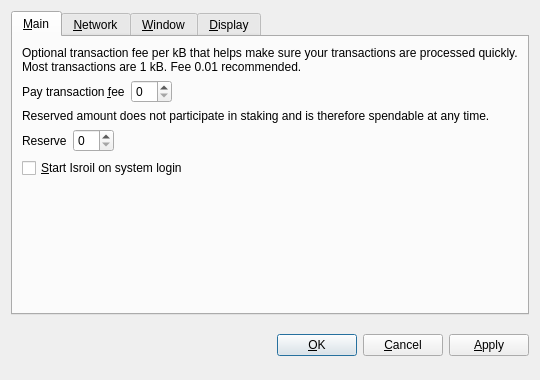
<?xml version="1.0" encoding="UTF-8"?>
<ui version="4.0">
 <class>OptionsDialog</class>
 <widget class="QDialog" name="OptionsDialog">
  <property name="geometry">
   <rect>
    <x>0</x>
    <y>0</y>
    <width>540</width>
    <height>380</height>
   </rect>
  </property>
  <property name="windowTitle">
   <string>Options</string>
  </property>
  <property name="modal">
   <bool>true</bool>
  </property>
  <layout class="QVBoxLayout" name="verticalLayout">
   <item>
    <widget class="QTabWidget" name="tabWidget">
     <property name="tabPosition">
      <enum>QTabWidget::North</enum>
     </property>
     <property name="currentIndex">
      <number>0</number>
     </property>
     <widget class="QWidget" name="tabMain">
      <attribute name="title">
       <string>&amp;Main</string>
      </attribute>
      <layout class="QVBoxLayout" name="verticalLayout_Main">
       <item>
        <widget class="QLabel" name="transactionFeeInfoLabel">
         <property name="text">
          <string>Optional transaction fee per kB that helps make sure your transactions are processed quickly. Most transactions are 1 kB. Fee 0.01 recommended.</string>
         </property>
         <property name="textFormat">
          <enum>Qt::PlainText</enum>
         </property>
         <property name="wordWrap">
          <bool>true</bool>
         </property>
        </widget>
       </item>
       <item>
        <layout class="QHBoxLayout" name="horizontalLayoutFee">
         <item>
          <widget class="QLabel" name="transactionFeeLabel">
           <property name="text">
            <string>Pay transaction &amp;fee</string>
           </property>
           <property name="textFormat">
            <enum>Qt::PlainText</enum>
           </property>
           <property name="buddy">
            <cstring>transactionFee</cstring>
           </property>
          </widget>
         </item>
         <item>
          <widget class="BitcoinAmountField" name="transactionFee"/>
         </item>
         <item>
          <spacer name="horizontalSpacerFee">
           <property name="orientation">
            <enum>Qt::Horizontal</enum>
           </property>
           <property name="sizeHint" stdset="0">
            <size>
             <width>40</width>
             <height>20</height>
            </size>
           </property>
          </spacer>
         </item>
        </layout>
       </item>
       <item>
        <widget class="QLabel" name="reserveBalanceInfoLabel">
         <property name="text">
          <string>Reserved amount does not participate in staking and is therefore spendable at any time.</string>
         </property>
         <property name="textFormat">
          <enum>Qt::PlainText</enum>
         </property>
         <property name="wordWrap">
          <bool>true</bool>
         </property>
        </widget>
       </item>
       <item>
        <layout class="QHBoxLayout" name="horizontalLayoutReserveBalance">
         <item>
          <widget class="QLabel" name="reserveBalanceLabel">
           <property name="text">
            <string>Reserve</string>
           </property>
           <property name="textFormat">
            <enum>Qt::PlainText</enum>
           </property>
           <property name="buddy">
            <cstring>reserveBalance</cstring>
           </property>
          </widget>
         </item>
         <item>
          <widget class="BitcoinAmountField" name="reserveBalance"/>
         </item>
         <item>
          <spacer name="horizontalSpacerReserveBalance">
           <property name="orientation">
            <enum>Qt::Horizontal</enum>
           </property>
           <property name="sizeHint" stdset="0">
            <size>
             <width>40</width>
             <height>20</height>
            </size>
           </property>
          </spacer>
         </item>
        </layout>
       </item>
       <item>
        <widget class="QCheckBox" name="bitcoinAtStartup">
         <property name="toolTip">
          <string>Automatically start Isroil after logging in to the system.</string>
         </property>
         <property name="text">
          <string>&amp;Start Isroil on system login</string>
         </property>
        </widget>
       </item>
       <item>
        <spacer name="verticalSpacer_Main">
         <property name="orientation">
          <enum>Qt::Vertical</enum>
         </property>
         <property name="sizeHint" stdset="0">
          <size>
           <width>20</width>
           <height>40</height>
          </size>
         </property>
        </spacer>
       </item>
      </layout>
     </widget>
     <widget class="QWidget" name="tabNetwork">
      <attribute name="title">
       <string>&amp;Network</string>
      </attribute>
      <layout class="QVBoxLayout" name="verticalLayout_Network">
       <item>
        <widget class="QCheckBox" name="mapPortUpnp">
         <property name="toolTip">
          <string>Automatically open the Isroil client port on the router. This only works when your router supports UPnP and it is enabled.</string>
         </property>
         <property name="text">
          <string>Map port using &amp;UPnP</string>
         </property>
        </widget>
       </item>
       <item>
        <widget class="QCheckBox" name="connectSocks">
         <property name="toolTip">
          <string>Connect to the Isroil network through a SOCKS proxy (e.g. when connecting through Tor).</string>
         </property>
         <property name="text">
          <string>&amp;Connect through SOCKS proxy:</string>
         </property>
        </widget>
       </item>
       <item>
        <layout class="QHBoxLayout" name="horizontalLayout_Network">
         <item>
          <widget class="QLabel" name="proxyIpLabel">
           <property name="text">
            <string>Proxy &amp;IP:</string>
           </property>
           <property name="textFormat">
            <enum>Qt::PlainText</enum>
           </property>
           <property name="buddy">
            <cstring>proxyIp</cstring>
           </property>
          </widget>
         </item>
         <item>
          <widget class="QValidatedLineEdit" name="proxyIp">
           <property name="maximumSize">
            <size>
             <width>140</width>
             <height>16777215</height>
            </size>
           </property>
           <property name="toolTip">
            <string>IP address of the proxy (e.g. 127.0.0.1)</string>
           </property>
          </widget>
         </item>
         <item>
          <widget class="QLabel" name="proxyPortLabel">
           <property name="text">
            <string>&amp;Port:</string>
           </property>
           <property name="textFormat">
            <enum>Qt::PlainText</enum>
           </property>
           <property name="buddy">
            <cstring>proxyPort</cstring>
           </property>
          </widget>
         </item>
         <item>
          <widget class="QLineEdit" name="proxyPort">
           <property name="maximumSize">
            <size>
             <width>55</width>
             <height>16777215</height>
            </size>
           </property>
           <property name="toolTip">
            <string>Port of the proxy (e.g. 9050)</string>
           </property>
          </widget>
         </item>
         <item>
          <widget class="QLabel" name="socksVersionLabel">
           <property name="text">
            <string>SOCKS &amp;Version:</string>
           </property>
           <property name="textFormat">
            <enum>Qt::PlainText</enum>
           </property>
           <property name="buddy">
            <cstring>socksVersion</cstring>
           </property>
          </widget>
         </item>
         <item>
          <widget class="QValueComboBox" name="socksVersion">
           <property name="toolTip">
            <string>SOCKS version of the proxy (e.g. 5)</string>
           </property>
          </widget>
         </item>
         <item>
          <spacer name="horizontalSpacer_Network">
           <property name="orientation">
            <enum>Qt::Horizontal</enum>
           </property>
           <property name="sizeHint" stdset="0">
            <size>
             <width>40</width>
             <height>20</height>
            </size>
           </property>
          </spacer>
         </item>
        </layout>
       </item>
       <item>
        <spacer name="verticalSpacer_Network">
         <property name="orientation">
          <enum>Qt::Vertical</enum>
         </property>
         <property name="sizeHint" stdset="0">
          <size>
           <width>20</width>
           <height>40</height>
          </size>
         </property>
        </spacer>
       </item>
      </layout>
     </widget>
     <widget class="QWidget" name="tabWindow">
      <attribute name="title">
       <string>&amp;Window</string>
      </attribute>
      <layout class="QVBoxLayout" name="verticalLayout_Window">
       <item>
        <widget class="QCheckBox" name="minimizeToTray">
         <property name="toolTip">
          <string>Show only a tray icon after minimizing the window.</string>
         </property>
         <property name="text">
          <string>&amp;Minimize to the tray instead of the taskbar</string>
         </property>
        </widget>
       </item>
       <item>
        <widget class="QCheckBox" name="minimizeOnClose">
         <property name="toolTip">
          <string>Minimize instead of exit the application when the window is closed. When this option is enabled, the application will be closed only after selecting Quit in the menu.</string>
         </property>
         <property name="text">
          <string>M&amp;inimize on close</string>
         </property>
        </widget>
       </item>
       <item>
        <spacer name="verticalSpacer_Window">
         <property name="orientation">
          <enum>Qt::Vertical</enum>
         </property>
         <property name="sizeHint" stdset="0">
          <size>
           <width>20</width>
           <height>40</height>
          </size>
         </property>
        </spacer>
       </item>
      </layout>
     </widget>
     <widget class="QWidget" name="tabDisplay">
      <attribute name="title">
       <string>&amp;Display</string>
      </attribute>
      <layout class="QVBoxLayout" name="verticalLayout_Display">
       <item>
        <layout class="QHBoxLayout" name="horizontalLayout_1_Display">
         <item>
          <widget class="QLabel" name="langLabel">
           <property name="text">
            <string>User Interface &amp;language:</string>
           </property>
           <property name="textFormat">
            <enum>Qt::PlainText</enum>
           </property>
           <property name="buddy">
            <cstring>lang</cstring>
           </property>
          </widget>
         </item>
         <item>
          <widget class="QValueComboBox" name="lang">
           <property name="toolTip">
            <string>The user interface language can be set here. This setting will take effect after restarting Isroil.</string>
           </property>
          </widget>
         </item>
        </layout>
       </item>
       <item>
        <layout class="QHBoxLayout" name="horizontalLayout_2_Display">
         <item>
          <widget class="QLabel" name="unitLabel">
           <property name="text">
            <string>&amp;Unit to show amounts in:</string>
           </property>
           <property name="textFormat">
            <enum>Qt::PlainText</enum>
           </property>
           <property name="buddy">
            <cstring>unit</cstring>
           </property>
          </widget>
         </item>
         <item>
          <widget class="QValueComboBox" name="unit">
           <property name="toolTip">
            <string>Choose the default subdivision unit to show in the interface and when sending coins.</string>
           </property>
          </widget>
         </item>
        </layout>
       </item>
       <item>
        <widget class="QCheckBox" name="displayAddresses">
         <property name="toolTip">
          <string>Whether to show Isroil addresses in the transaction list or not.</string>
         </property>
         <property name="text">
          <string>&amp;Display addresses in transaction list</string>
         </property>
        </widget>
       </item>
       <item>
        <widget class="QCheckBox" name="coinControlFeatures">
         <property name="toolTip">
          <string>Whether to show coin control features or not.</string>
         </property>
         <property name="text">
          <string>Display coin &amp;control features (experts only!)</string>
         </property>
        </widget>
       </item>
       <item>
        <spacer name="verticalSpacer_Display">
         <property name="orientation">
          <enum>Qt::Vertical</enum>
         </property>
         <property name="sizeHint" stdset="0">
          <size>
           <width>20</width>
           <height>40</height>
          </size>
         </property>
        </spacer>
       </item>
      </layout>
     </widget>
    </widget>
   </item>
   <item>
    <layout class="QHBoxLayout" name="horizontalLayout_Buttons">
     <item>
      <spacer name="horizontalSpacer_1">
       <property name="orientation">
        <enum>Qt::Horizontal</enum>
       </property>
       <property name="sizeHint" stdset="0">
        <size>
         <width>40</width>
         <height>48</height>
        </size>
       </property>
      </spacer>
     </item>
     <item>
      <widget class="QLabel" name="statusLabel">
       <property name="font">
        <font>
         <weight>75</weight>
         <bold>true</bold>
        </font>
       </property>
       <property name="text">
        <string/>
       </property>
       <property name="textFormat">
        <enum>Qt::PlainText</enum>
       </property>
       <property name="wordWrap">
        <bool>true</bool>
       </property>
      </widget>
     </item>
     <item>
      <spacer name="horizontalSpacer_2">
       <property name="orientation">
        <enum>Qt::Horizontal</enum>
       </property>
       <property name="sizeHint" stdset="0">
        <size>
         <width>40</width>
         <height>48</height>
        </size>
       </property>
      </spacer>
     </item>
     <item>
      <widget class="QPushButton" name="okButton">
       <property name="text">
        <string>&amp;OK</string>
       </property>
      </widget>
     </item>
     <item>
      <widget class="QPushButton" name="cancelButton">
       <property name="text">
        <string>&amp;Cancel</string>
       </property>
       <property name="autoDefault">
        <bool>false</bool>
       </property>
      </widget>
     </item>
     <item>
      <widget class="QPushButton" name="applyButton">
       <property name="text">
        <string>&amp;Apply</string>
       </property>
       <property name="autoDefault">
        <bool>false</bool>
       </property>
      </widget>
     </item>
    </layout>
   </item>
  </layout>
 </widget>
 <customwidgets>
  <customwidget>
   <class>BitcoinAmountField</class>
   <extends>QSpinBox</extends>
   <header>bitcoinamountfield.h</header>
  </customwidget>
  <customwidget>
   <class>QValueComboBox</class>
   <extends>QComboBox</extends>
   <header>qvaluecombobox.h</header>
  </customwidget>
  <customwidget>
   <class>QValidatedLineEdit</class>
   <extends>QLineEdit</extends>
   <header>qvalidatedlineedit.h</header>
  </customwidget>
 </customwidgets>
 <resources/>
 <connections/>
</ui>
